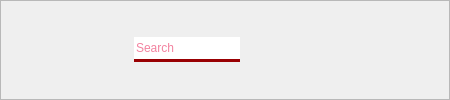
        <widget class="QFrame" name="header_frame">
         <property name="frameShape">
          <enum>QFrame::StyledPanel</enum>
         </property>
         <property name="frameShadow">
          <enum>QFrame::Raised</enum>
         </property>
         <layout class="QHBoxLayout" name="horizontalLayout_3">
          <property name="spacing">
           <number>0</number>
          </property>
          <property name="leftMargin">
           <number>0</number>
          </property>
          <property name="topMargin">
           <number>0</number>
          </property>
          <property name="rightMargin">
           <number>0</number>
          </property>
          <property name="bottomMargin">
           <number>0</number>
          </property>
          <item>
           <widget class="QFrame" name="frame">
            <property name="styleSheet">
             <string notr="true">border-color: rgba(0, 0, 0, 0);
border-width: 3px;
border-style: inset;</string>
            </property>
            <property name="frameShape">
             <enum>QFrame::StyledPanel</enum>
            </property>
            <property name="frameShadow">
             <enum>QFrame::Raised</enum>
            </property>
            <layout class="QHBoxLayout" name="horizontalLayout_7">
             <property name="topMargin">
              <number>0</number>
             </property>
             <property name="bottomMargin">
              <number>0</number>
             </property>
             <item>
              <spacer name="horizontalSpacer_6">
               <property name="orientation">
                <enum>Qt::Horizontal</enum>
               </property>
               <property name="sizeType">
                <enum>QSizePolicy::Maximum</enum>
               </property>
               <property name="sizeHint" stdset="0">
                <size>
                 <width>100</width>
                 <height>20</height>
                </size>
               </property>
              </spacer>
             </item>
            </layout>
           </widget>
          </item>
          <item>
           <widget class="QFrame" name="frame_2">
            <property name="styleSheet">
             <string notr="true">border-color: rgba(0, 0, 0, 0);
border-bottom-width: 1px;
border-style: inset;</string>
            </property>
            <property name="frameShape">
             <enum>QFrame::StyledPanel</enum>
            </property>
            <property name="frameShadow">
             <enum>QFrame::Raised</enum>
            </property>
            <layout class="QHBoxLayout" name="horizontalLayout_6">
             <property name="topMargin">
              <number>0</number>
             </property>
             <property name="bottomMargin">
              <number>0</number>
             </property>
             <item>
              <widget class="QLineEdit" name="search_bar">
               <property name="sizePolicy">
                <sizepolicy hsizetype="Expanding" vsizetype="Expanding">
                 <horstretch>0</horstretch>
                 <verstretch>0</verstretch>
                </sizepolicy>
               </property>
               <property name="maximumSize">
                <size>
                 <width>16777215</width>
                 <height>25</height>
                </size>
               </property>
               <property name="toolTip">
                <string>Seach</string>
               </property>
               <property name="styleSheet">
                <string notr="true">color: rgb(230, 5, 64);
border-bottom-color: rgb(102, 0, 2);
border-bottom-width: 3px;
border-style: inset;</string>
               </property>
               <property name="placeholderText">
                <string>Search</string>
               </property>
              </widget>
             </item>
             <item alignment="Qt::AlignLeft">
              <widget class="QPushButton" name="search_button">
               <property name="maximumSize">
                <size>
                 <width>50</width>
                 <height>50</height>
                </size>
               </property>
               <property name="cursor">
                <cursorShape>PointingHandCursor</cursorShape>
               </property>
               <property name="toolTip">
                <string>Search</string>
               </property>
               <property name="styleSheet">
                <string notr="true">icon: url(:/icons/search.svg);
</string>
               </property>
               <property name="text">
                <string/>
               </property>
               <property name="iconSize">
                <size>
                 <width>20</width>
                 <height>20</height>
                </size>
               </property>
               <property name="flat">
                <bool>true</bool>
               </property>
              </widget>
             </item>
            </layout>
           </widget>
          </item>
          <item>
           <widget class="QFrame" name="frame_3">
            <property name="styleSheet">
             <string notr="true">border-color: rgba(0, 0, 0, 0);
border-width: 3px;
border-style: inset;</string>
            </property>
            <property name="frameShape">
             <enum>QFrame::StyledPanel</enum>
            </property>
            <property name="frameShadow">
             <enum>QFrame::Raised</enum>
            </property>
            <layout class="QHBoxLayout" name="horizontalLayout_5">
             <property name="topMargin">
              <number>0</number>
             </property>
             <property name="bottomMargin">
              <number>0</number>
             </property>
             <item>
              <spacer name="horizontalSpacer">
               <property name="orientation">
                <enum>Qt::Horizontal</enum>
               </property>
               <property name="sizeType">
                <enum>QSizePolicy::Maximum</enum>
               </property>
               <property name="sizeHint" stdset="0">
                <size>
                 <width>100</width>
                 <height>20</height>
                </size>
               </property>
              </spacer>
             </item>
             <item>
              <widget class="QPushButton" name="filter_button">
               <property name="maximumSize">
                <size>
                 <width>50</width>
                 <height>50</height>
                </size>
               </property>
               <property name="cursor">
                <cursorShape>PointingHandCursor</cursorShape>
               </property>
               <property name="toolTip">
                <string>Advanced search</string>
               </property>
               <property name="styleSheet">
                <string notr="true">icon: url(:/icons/filter.svg);</string>
               </property>
               <property name="text">
                <string/>
               </property>
               <property name="iconSize">
                <size>
                 <width>20</width>
                 <height>20</height>
                </size>
               </property>
               <property name="flat">
                <bool>true</bool>
               </property>
              </widget>
             </item>
            </layout>
           </widget>
          </item>
         </layout>
        </widget>
